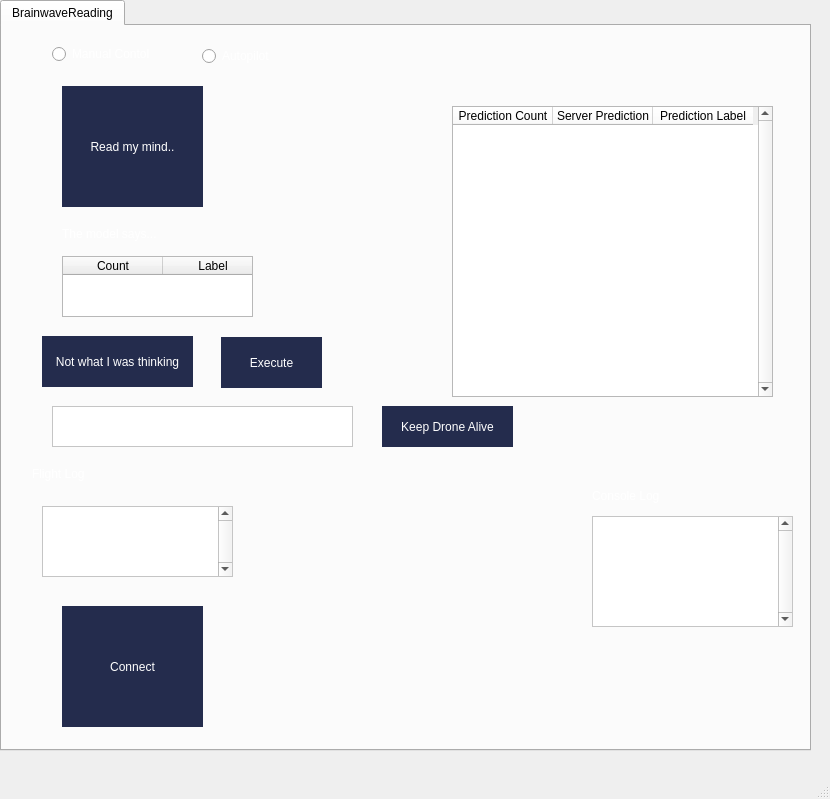
<?xml version="1.0" encoding="UTF-8"?>
<ui version="4.0">
 <class>Avatar</class>
 <widget class="QMainWindow" name="Avatar">
  <property name="geometry">
   <rect>
    <x>0</x>
    <y>0</y>
    <width>830</width>
    <height>799</height>
   </rect>
  </property>
  <property name="windowTitle">
   <string>MainWindow</string>
  </property>
  <widget class="QWidget" name="centralwidget">
   <property name="styleSheet">
    <string notr="true">QWidget{
	background:&quot;#4a5b7b&quot;
}</string>
   </property>
   <widget class="QTabWidget" name="tabWidget">
    <property name="geometry">
     <rect>
      <x>0</x>
      <y>0</y>
      <width>811</width>
      <height>751</height>
     </rect>
    </property>
    <property name="sizePolicy">
     <sizepolicy hsizetype="Expanding" vsizetype="Expanding">
      <horstretch>100</horstretch>
      <verstretch>100</verstretch>
     </sizepolicy>
    </property>
    <property name="maximumSize">
     <size>
      <width>16777215</width>
      <height>16777215</height>
     </size>
    </property>
    <property name="styleSheet">
     <string notr="true">QTabWidget::tab-bar {
    alignment: left;
}</string>
    </property>
    <property name="currentIndex">
     <number>0</number>
    </property>
    <widget class="QWidget" name="BrainwaveReading">
     <attribute name="title">
      <string>BrainwaveReading</string>
     </attribute>
     <widget class="QRadioButton" name="manualcontrol">
      <property name="geometry">
       <rect>
        <x>50</x>
        <y>20</y>
        <width>121</width>
        <height>16</height>
       </rect>
      </property>
      <property name="styleSheet">
       <string notr="true">QRadioButton{
color:white;
}
</string>
      </property>
      <property name="text">
       <string>Manual Contol</string>
      </property>
     </widget>
     <widget class="QRadioButton" name="autopilot">
      <property name="geometry">
       <rect>
        <x>200</x>
        <y>20</y>
        <width>99</width>
        <height>20</height>
       </rect>
      </property>
      <property name="styleSheet">
       <string notr="true">QRadioButton{
color:white;
}
</string>
      </property>
      <property name="text">
       <string>Autopilot</string>
      </property>
     </widget>
     <widget class="QPushButton" name="readmymind">
      <property name="geometry">
       <rect>
        <x>60</x>
        <y>60</y>
        <width>141</width>
        <height>121</height>
       </rect>
      </property>
      <property name="styleSheet">
       <string notr="true">QPushButton {
    background-color: rgb(36, 44, 77); /* Default background color */
	background-image: url(:/Img/brain.png);
    color: white;
    border: none;
}

QPushButton:hover {
    background-color: white; /* Change background to white on hover */
	color: black;
}
</string>
      </property>
      <property name="text">
       <string>Read my mind..</string>
      </property>
     </widget>
     <widget class="QPushButton" name="manualcontrol_2">
      <property name="geometry">
       <rect>
        <x>60</x>
        <y>580</y>
        <width>141</width>
        <height>121</height>
       </rect>
      </property>
      <property name="styleSheet">
       <string notr="true">QPushButton {
    background-color: rgb(36, 44, 77); /* Default background color */
	background-image: url(:/Img/Connect.png);
    color: white;
    border: none;
}

QPushButton:hover {
    background-color: white; /* Change background to white on hover */
	color: black;
}
</string>
      </property>
      <property name="text">
       <string>Connect</string>
      </property>
     </widget>
     <widget class="QLabel" name="themodelsays">
      <property name="geometry">
       <rect>
        <x>60</x>
        <y>200</y>
        <width>121</width>
        <height>16</height>
       </rect>
      </property>
      <property name="styleSheet">
       <string notr="true">QLabel{
color:white;
}
</string>
      </property>
      <property name="text">
       <string>The model says...</string>
      </property>
     </widget>
     <widget class="QTableWidget" name="countlabel">
      <property name="geometry">
       <rect>
        <x>60</x>
        <y>230</y>
        <width>191</width>
        <height>61</height>
       </rect>
      </property>
      <property name="verticalScrollBarPolicy">
       <enum>Qt::ScrollBarAlwaysOff</enum>
      </property>
      <property name="horizontalScrollBarPolicy">
       <enum>Qt::ScrollBarAlwaysOff</enum>
      </property>
      <column>
       <property name="text">
        <string>Count</string>
       </property>
       <property name="background">
        <color>
         <red>255</red>
         <green>255</green>
         <blue>255</blue>
        </color>
       </property>
      </column>
      <column>
       <property name="text">
        <string>Label</string>
       </property>
       <property name="background">
        <color>
         <red>255</red>
         <green>255</green>
         <blue>255</blue>
        </color>
       </property>
      </column>
     </widget>
     <widget class="QPushButton" name="notwhatiwasthinking">
      <property name="geometry">
       <rect>
        <x>40</x>
        <y>310</y>
        <width>151</width>
        <height>51</height>
       </rect>
      </property>
      <property name="styleSheet">
       <string notr="true">QPushButton {
    background-color: rgb(36, 44, 77); /* Default background color */
    color: white;
    border: none;
}

QPushButton:hover {
    background-color: white; /* Change background to white on hover */
	color:black;
}
</string>
      </property>
      <property name="text">
       <string>Not what I was thinking</string>
      </property>
     </widget>
     <widget class="QPushButton" name="execute">
      <property name="geometry">
       <rect>
        <x>219</x>
        <y>311</y>
        <width>101</width>
        <height>51</height>
       </rect>
      </property>
      <property name="styleSheet">
       <string notr="true">QPushButton {
    background-color: rgb(36, 44, 77); /* Default background color */
    color: white;
    border: none;
}

QPushButton:hover {
    background-color: white; /* Change background to white on hover */
	color:black;
}
</string>
      </property>
      <property name="text">
       <string>Execute</string>
      </property>
     </widget>
     <widget class="QPushButton" name="keepdronealive">
      <property name="geometry">
       <rect>
        <x>380</x>
        <y>380</y>
        <width>131</width>
        <height>41</height>
       </rect>
      </property>
      <property name="styleSheet">
       <string notr="true">QPushButton {
    background-color: rgb(36, 44, 77); /* Default background color */
    color: white;
    border: none;
}

QPushButton:hover {
    background-color: white; /* Change background to white on hover */
	color:black;
}
</string>
      </property>
      <property name="text">
       <string>Keep Drone Alive</string>
      </property>
     </widget>
     <widget class="QTextEdit" name="dronealivetext">
      <property name="geometry">
       <rect>
        <x>50</x>
        <y>380</y>
        <width>301</width>
        <height>41</height>
       </rect>
      </property>
      <property name="styleSheet">
       <string notr="true">QTextEdit{
	background-color: white;
}
</string>
      </property>
     </widget>
     <widget class="QLabel" name="flightlog">
      <property name="geometry">
       <rect>
        <x>30</x>
        <y>440</y>
        <width>71</width>
        <height>16</height>
       </rect>
      </property>
      <property name="styleSheet">
       <string notr="true">QLabel{
	    color: white;
}</string>
      </property>
      <property name="text">
       <string>Flight Log</string>
      </property>
     </widget>
     <widget class="QLabel" name="consolelog">
      <property name="geometry">
       <rect>
        <x>590</x>
        <y>460</y>
        <width>81</width>
        <height>20</height>
       </rect>
      </property>
      <property name="styleSheet">
       <string notr="true">QLabel{
	    color: white;
}</string>
      </property>
      <property name="text">
       <string>Console Log </string>
      </property>
     </widget>
     <widget class="QTextEdit" name="flightlogspace">
      <property name="geometry">
       <rect>
        <x>40</x>
        <y>480</y>
        <width>191</width>
        <height>71</height>
       </rect>
      </property>
      <property name="styleSheet">
       <string notr="true">QTextEdit{
	background-color: white;
}
</string>
      </property>
      <property name="verticalScrollBarPolicy">
       <enum>Qt::ScrollBarAlwaysOn</enum>
      </property>
     </widget>
     <widget class="QTextEdit" name="consolelogspace">
      <property name="geometry">
       <rect>
        <x>590</x>
        <y>490</y>
        <width>201</width>
        <height>111</height>
       </rect>
      </property>
      <property name="styleSheet">
       <string notr="true">QTextEdit{
	background-color: white;
}
</string>
      </property>
      <property name="verticalScrollBarPolicy">
       <enum>Qt::ScrollBarAlwaysOn</enum>
      </property>
     </widget>
     <widget class="QTableWidget" name="prediction">
      <property name="geometry">
       <rect>
        <x>450</x>
        <y>80</y>
        <width>321</width>
        <height>291</height>
       </rect>
      </property>
      <property name="styleSheet">
       <string notr="true">/* Header section - default style */
QHeaderView::section {
    color: black; /* Default text color */
    background-color: white; /* Background color */
}

/* Header section - hover style */
QHeaderView::section:hover {
    color: white; /* Change text to black on hover */
    background-color: black; /* Optional hover background color */
    font-weight: medium; /* Make text bold on hover */
}

</string>
      </property>
      <property name="verticalScrollBarPolicy">
       <enum>Qt::ScrollBarAlwaysOn</enum>
      </property>
      <property name="horizontalScrollBarPolicy">
       <enum>Qt::ScrollBarAlwaysOff</enum>
      </property>
      <column>
       <property name="text">
        <string>Prediction Count</string>
       </property>
      </column>
      <column>
       <property name="text">
        <string>Server Prediction</string>
       </property>
      </column>
      <column>
       <property name="text">
        <string>Prediction Label</string>
       </property>
      </column>
     </widget>
    </widget>
   </widget>
  </widget>
  <widget class="QStatusBar" name="statusbar"/>
 </widget>
 <resources/>
 <connections/>
</ui>
